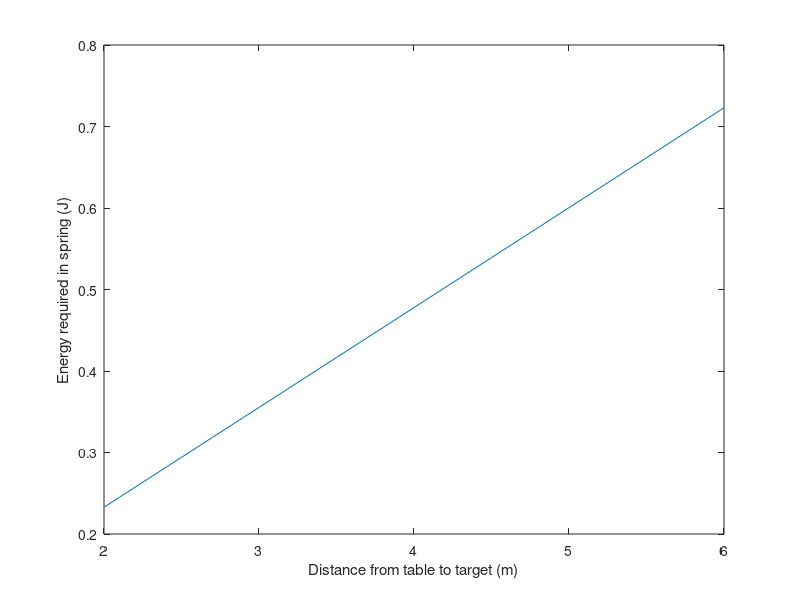

Write the MATLAB code that produced this figure.
%Hasha Dar
clc
clear
close all

d = [2:0.1:6];
alpha = pi/4;
v = sqrt((-4.905*(d.^2))./((-0.106-d.*tan(alpha)).*((cos(alpha))^2)));
Esp = 0.5.*0.025.*(v.^2);
vmax = max(v);
xmax = 0.05;
k = ((vmax/xmax)^2)*0.025;

plot(d, Esp)
xlabel('Distance from table to target (m)')
ylabel('Energy required in spring (J)')